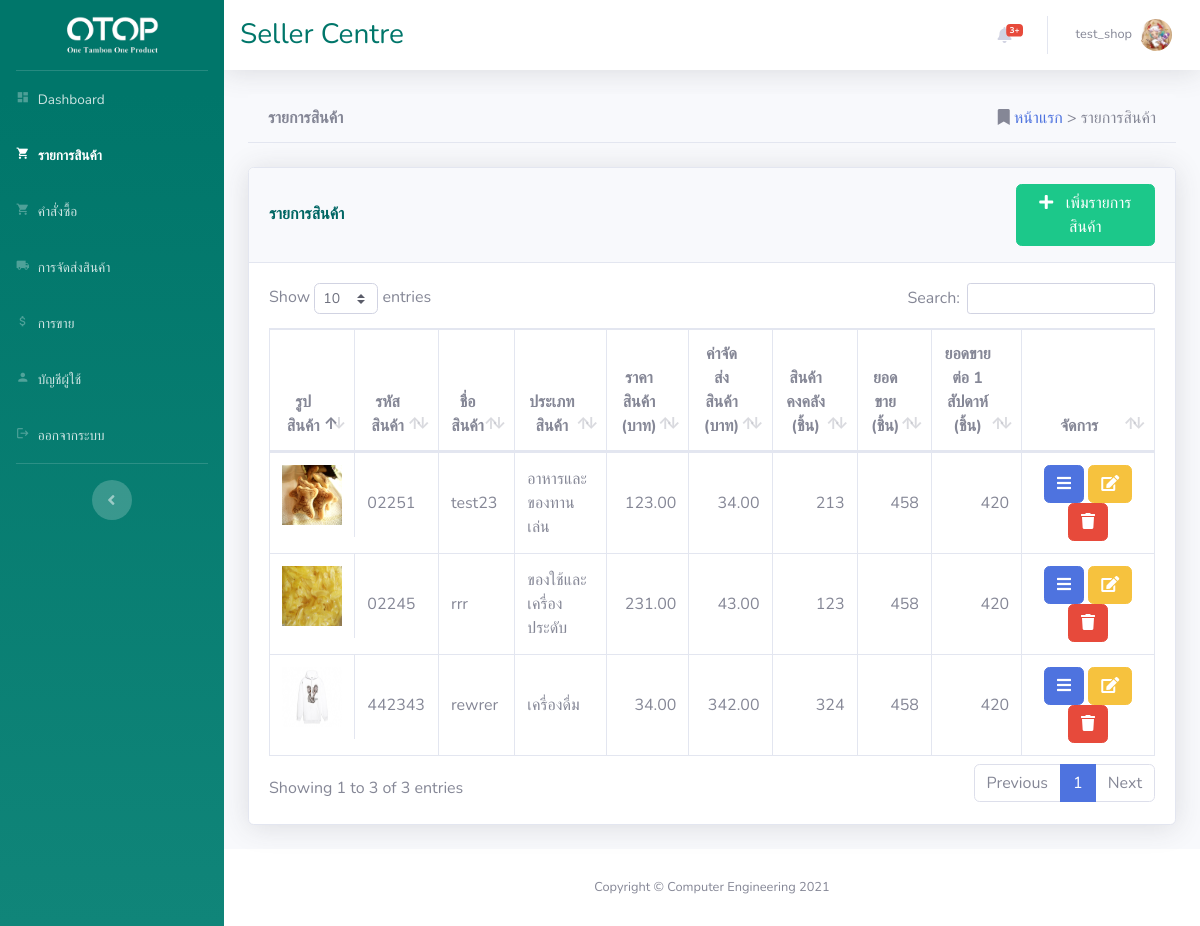
The app's page /views/Seller/product/product.php (signed in) with its own data.
### tables this page shows
CREATE TABLE `product` (
  `product_id` int(11) NOT NULL,
  `product_number` varchar(20) NOT NULL,
  `product_name` varchar(255) NOT NULL,
  `product_description` text NOT NULL,
  `product_specification` text NOT NULL,
  `product_type` int(11) NOT NULL,
  `price` double NOT NULL,
  `shipping_cost` double NOT NULL,
  `stock` int(11) NOT NULL,
  `shop_id` int(11) NOT NULL,
  `delivery_type` int(11) NOT NULL,
  `profile_product` varchar(90) DEFAULT NULL,
  `picture` varchar(90) DEFAULT NULL,
  `qrcode` varchar(50) DEFAULT NULL,
  `modify` int(11) DEFAULT NULL
);

CREATE TABLE `product_type` (
  `id` int(11) NOT NULL,
  `type` varchar(50) NOT NULL,
  `type_eng` varchar(150) NOT NULL
);

### dbConnect.php (called while the page is built, shortened)
<?php
function connectDB()
{
    $servername = "localhost";
    $username = "root";
    $password = "";
    try {
        $conn = new PDO("mysql:host=$servername;dbname=otop_shop;charset=utf8", $username, $password);
        $conn->setAttribute(PDO::ATTR_ERRMODE, PDO::ERRMODE_EXCEPTION);
        return $conn;
    } catch (PDOException $e) {
        return "Connection failed: " . $e->getMessage();
    }
}
function selectData($str)
{
    $myConDB = connectDB();
    try {
        $stmt = $myConDB->prepare($str);
        $stmt->execute();
        $num = 0;
        while ($result = $stmt->fetch(PDO::FETCH_ASSOC)) {
            $num++;
            foreach ($result as $key => $value) {
                $data[$num][$key] = $value;
            }
        }
        $data[0]['numrow'] = $num;
        return $data;
    } catch (PDOException $e) {
        $conn = null;
        return "Error: " . $e->getMessage();
    }
}
?>

### query/query.php (called while the page is built, shortened)
<?php
include_once("../../../dbConnect.php");
function getProductByShopID($shop_id)
{
    $sql = "SELECT * FROM `product`
                    INNER JOIN `product_type` ON `product`.`product_type` = `product_type`.`id`
                    INNER JOIN `seller-list` ON `product`.`shop_id` = `seller-list`.`shop_id`
            WHERE `seller-list`.`shop_id` = '$shop_id'";
    $DATA = selectData($sql);
    return $DATA;
}

### views/Seller/product/product.php (the view, shortened to what this page needs)
<!DOCTYPE html>
<html lang="en">
<?php
include_once("../../../query/query.php");
$SELLER = $_SESSION[md5('shop')];
$shop_id = $SELLER[1]["shop_id"];
$PRODUCT = getProductByShopID($shop_id);
?>
<head>
</head>
<body id="page-top">
    <div id="wrapper">
        <?php include_once("../layout/sidebar.php") ?>
        <div id="content-wrapper" class="d-flex flex-column">
            <div id="content">
                <?php include_once("../layout/topbar.php") ?>
                <div class="container-fluid">
                    <div class="row">
                        <div class="col-xl-12 col-12 mb-4">
                            <div class="card-header card-bg">
                                <div class="row">
                                    <div class="col-12">
                                        <span class="link-active font-weight-bold" style="color:<?= $color ?>;">รายการสินค้า</span>
                                        <span style="float:right;">
                                            <i class="fas fa-bookmark"></i>
                                            <a class="link-path" href="../dashboard/dashboard.php">หน้าแรก</a>
                                            <span> > รายการสินค้า</span>
                                        </span>
                                    </div>
                                </div>
                            </div>
                        </div>
                    </div>
                    <div class="card shadow mb-4">
                        <div class="card-header py-3">
                            <div class="form-row ">
                                <div class="col-md-10 d-flex align-items-center">
                                    <h6 class="m-0 font-weight-bold d-flex justify-content-start" style="color: #006664;">รายการสินค้า</h6>
                                </div>
                                <div class="col-md-2 d-flex align-items-center align-self-center d-flex justify-content-end">
                                    <button class="btn btn-success" data-toggle="modal" data-target="#addModal"><i class="fas fa-plus"></i>&nbsp&nbsp เพิ่มรายการสินค้า</button>
                                </div>
                            </div>
                        </div>
                        <div class="card-body">
                            <div class="table-responsive">
                                <table class="table table-bordered" id="dataTableProduct" width="100%" cellspacing="0">
                                    <thead>
                                        <tr>
                                            <th style="text-align: center;">รูปสินค้า</th>
                                            <th style="text-align: center;">รหัสสินค้า</th>
                                            <th style="text-align: center;">ชื่อสินค้า</th>
                                            <th style="text-align: center;">ประเภทสินค้า</th>
                                            <th style="text-align: center;">ราคาสินค้า (บาท)</th>
                                            <th style="text-align: center;">ค่าจัดส่งสินค้า (บาท)</th>
                                            <th style="text-align: center;">สินค้าคงคลัง (ชิ้น)</th>
                                            <th style="text-align: center;">ยอดขาย (ชิ้น)</th>
                                            <th style="text-align: center;">ยอดขายต่อ 1 สัปดาห์ (ชิ้น)</th>
                                            <th style="width: 15%; text-align: center;">จัดการ</th>
                                        </tr>
                                    </thead>
                                    <tbody>
                                        <?php
                                        for ($i = 1; $i < count($PRODUCT); $i++) {
                                        ?>
                                            <tr>
                                                <td class="d-flex align-items-center d-flex justify-content-center"><img src="<?php echo "../../../img/product/profile/" . $PRODUCT[$i]["profile_product"] ?>" class="img-circle" width="60" height="60"></td>
                                                <td style="vertical-align: middle;"><?php echo $PRODUCT[$i]["product_number"] ?></td>
                                                <td style="vertical-align: middle;"><?php echo $PRODUCT[$i]["product_name"] ?></td>
                                                <td style="vertical-align: middle;"><?php echo $PRODUCT[$i]["type"] ?></td>
                                                <td style="vertical-align: middle; text-align: end;"><?php echo number_format($PRODUCT[$i]["price"], 2) ?></td>
                                                <td style="vertical-align: middle; text-align: end;"><?php echo number_format($PRODUCT[$i]["shipping_cost"], 2) ?></td>
                                                <td style="vertical-align: middle; text-align: end;"><?php echo number_format($PRODUCT[$i]["stock"]) ?></td>
                                                <td style="vertical-align: middle; text-align: end;">458</td>
                                                <td style="vertical-align: middle; text-align: end;">420</td>
                                                <td style="text-align: center; vertical-align: middle;">
                                                    <button type="button" id="<?php echo $PRODUCT[$i]['product_id'] ?>" class="btn btn-primary btn-md view-qrcode" title='ดู qr-code สินค้า' data-toggle="modal" data-target="#showQRcodeModal">
                                                        <i class="fas fa-bars"></i>
                                                    </button>
                                                    <button type="button" product_id="<?php echo $PRODUCT[$i]['product_id'] ?>" product_number="<?php echo $PRODUCT[$i]["product_number"] ?>" product_name="<?php echo $PRODUCT[$i]["product_name"] ?>" product_description="<?php echo $PRODUCT[$i]["product_description"] ?>" product_specification="<?php echo $PRODUCT[$i]["product_specification"] ?>" product_type="<?php echo $PRODUCT[$i]["product_type"] ?>" price="<?php echo $PRODUCT[$i]["price"] ?>" delivery_type="<?php echo $PRODUCT[$i]["delivery_type"] ?>" shipping_cost="<?php echo $PRODUCT[$i]["shipping_cost"] ?>" stock="<?php echo $PRODUCT[$i]["stock"] ?>" class="btn btn-warning btn-md edit-product" title='แก้ไขข้อมูลสินค้า' data-toggle="modal" data-target="#editModal">
                                                        <i class="fas fa-edit"></i>
                                                    </button>
                                                    <button type="button" id="btn_pass" class="btn btn-danger btn-md" title='ลบสินค้า' onclick="delfunction('<?php echo $PRODUCT[$i]['product_id'] ?>',
                                                                                                                                                            '<?php echo $PRODUCT[$i]['product_number'] ?>',
                                                                                                                                                            '<?php echo $PRODUCT[$i]['product_name'] ?>')">
                                                        <i class="fas fa-trash"></i>
                                                    </button>
                                                </td>
                                            </tr>
                                        <?php
                                        }
                                        ?>
                                    </tbody>
                                </table>
                            </div>
                        </div>
                    </div>
                </div>
            </div>
            <?php
            include_once("../layout/footer.php");
            ?>
        </div>
    </div>
</body>
</html>

### records on screen
product: profile_product (picture), product_number "02251", product_name "test23", product_type.type "อาหารและของทานเล่น", price "123.00", shipping_cost "34.00", stock "213"
product: profile_product (picture), product_number "02245", product_name "rrr", product_type.type "ของใช้และเครื่องประดับ", price "231.00", shipping_cost "43.00", stock "123"
product: profile_product (picture), product_number "442343", product_name "rewrer", product_type.type "เครื่องดื่ม", price "34.00", shipping_cost "342.00", stock "324"

### other values on screen
$DATA[$i]['wm-name'] "Dashboard"
$DATA[$i]['wm-name'] "รายการสินค้า"
$DATA[$i]['wm-name'] "คำสั่งซื้อ"
$DATA[$i]['wm-name'] "การจัดส่งสินค้า"
$DATA[$i]['wm-name'] "การขาย"
$DATA[$i]['wm-name'] "บัญชีผู้ใช้"
$DATA[$i]['wm-name'] "ออกจากระบบ"
$SELLER[1]["shop_name"] "test_shop"
